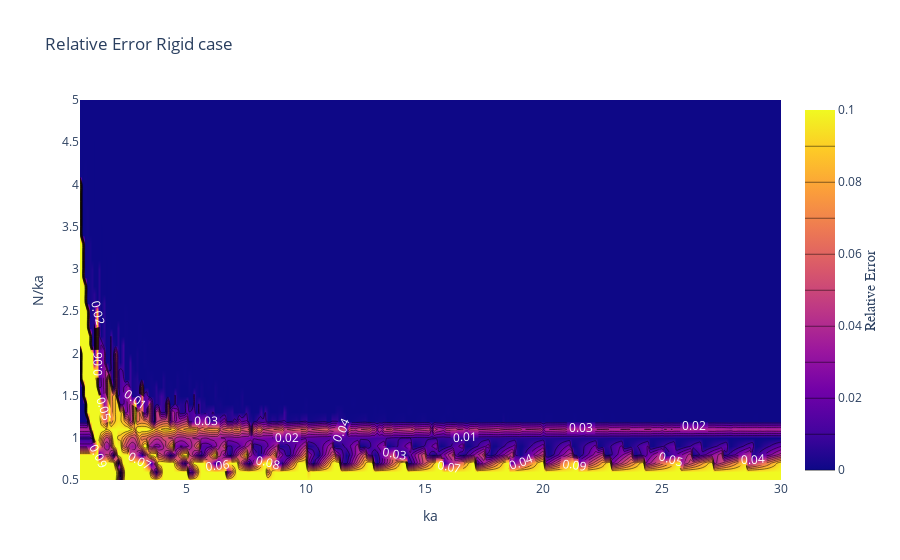

The notebook cell this image was saved under:
### Code cell
fig = go.Figure(data =
    go.Contour(
        z=np.array(sufficient_relative_error_rigid),
        x=ka_array,
        y=Nka_array,
        contours=dict(
            coloring ='heatmap',
            showlabels = True,
            labelfont = dict(
                size = 12,
                color = 'white',
            )
        ),
    colorbar=dict(
            title='Relative Error',
            titleside='right',
            titlefont=dict(
                size=14,
                family='Arial, sans-serif')
        )))
fig.update_layout(title = 'Relative Error Rigid case')
fig.update_xaxes(title = 'ka')
fig.update_yaxes(title = 'N/ka')
fig.show()

### Figure 1 — Plotly figure (JSON) as saved in the notebook; plotly's stock layout.template omitted (floating-point values rounded to 4 significant figures; data arrays with more than 128 entries replaced by an {"elided": "..."} marker saying what was removed)
{"data": [{"colorbar": {"title": {"font": {"family": "Arial, sans-serif", "size": 14}, "side": "right", "text": "Relative Error"}}, "contours": {"coloring": "heatmap", "labelfont": {"color": "white", "size": 12}, "showlabels": true}, "type": "contour", "x": {"elided": "296 float values"}, "y": [0.5, 0.6, 0.7, 0.8, 0.9, 1.0, 1.1, 1.2, 1.3, 1.4, 1.5, 1.6, 1.7, 1.8, 1.9, 2.0, 2.1, 2.2, 2.3, 2.4, 2.5, 2.6, 2.7, 2.8, 2.9, 3.0, 3.1, 3.2, 3.3, 3.4, 3.5, 3.6, 3.7, 3.8, 3.9, 4.0, 4.1, 4.2, 4.3, 4.4, 4.5, 4.6, 4.7, 4.8, 4.9, 5.0], "z": {"elided": "46x296 float values"}}], "layout": {"title": {"text": "Relative Error Rigid case"}, "xaxis": {"title": {"text": "ka"}}, "yaxis": {"title": {"text": "N/ka"}}}}
